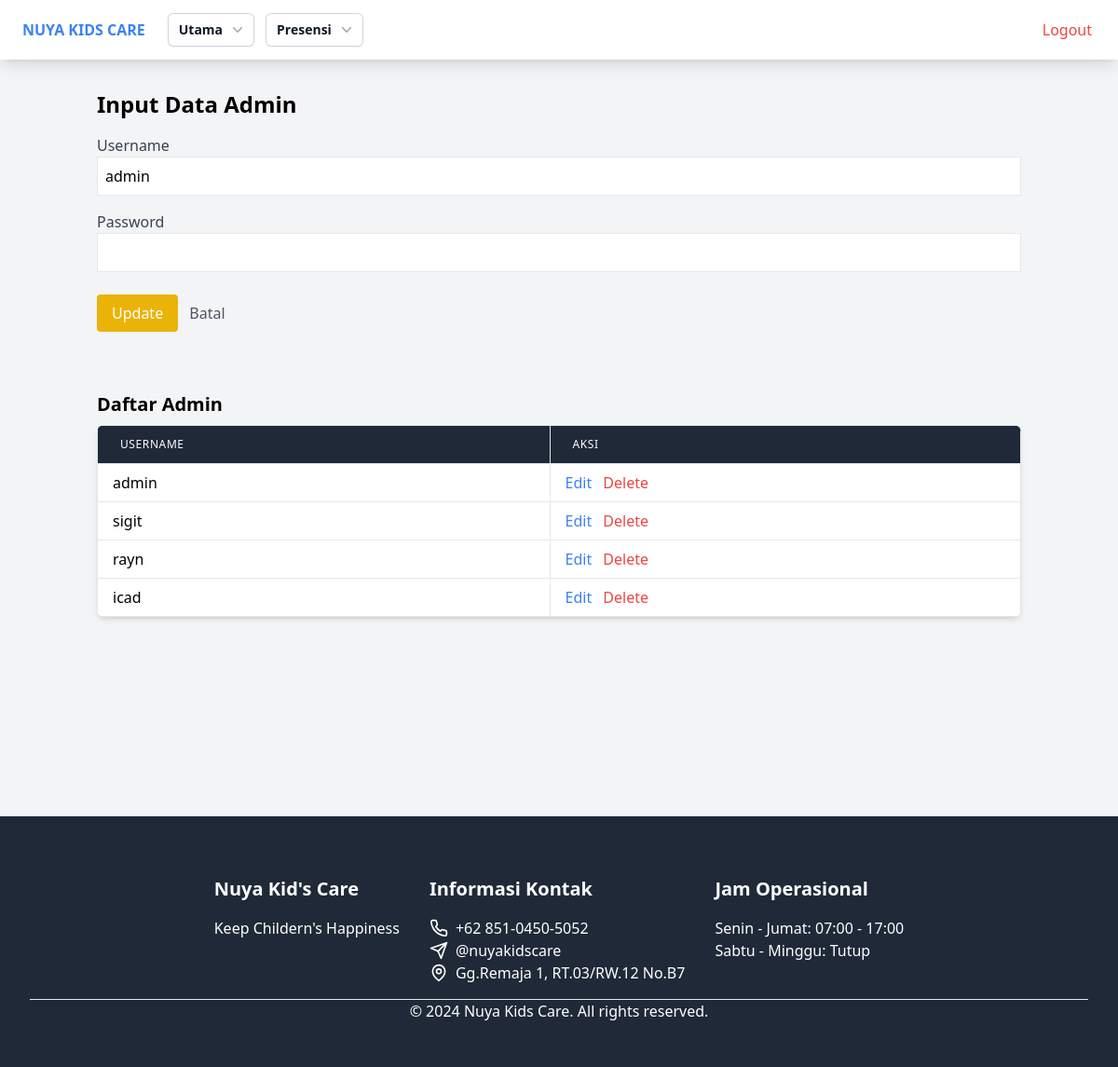
/master/admin.php?edit_id=5 (signed in), run on the app's committed database.
### tables this page shows
CREATE TABLE `users` (
  `id` int NOT NULL,
  `username` varchar(50) NOT NULL,
  `password` varchar(255) NOT NULL,
  `role` enum('admin','user') NOT NULL
);

### master/admin.php (the view, shortened to what this page needs)
<?php
require_once '../db.php';
$stmtAdmin = $pdo->query("SELECT id, username FROM users WHERE role = 'admin'");
$adminList = $stmtAdmin->fetchAll(PDO::FETCH_ASSOC);
$editId = isset($_GET['edit_id']) ? $_GET['edit_id'] : null;
$editUsername = '';
$editPassword = '';
if ($editId) {
    $stmt = $pdo->prepare("SELECT * FROM users WHERE id = ?");
    $stmt->execute([$editId]);
    $admin = $stmt->fetch(PDO::FETCH_ASSOC);
    if ($admin) {
        $editUsername = $admin['username'];
    }
}
?>
<!DOCTYPE html>
<html lang="en">
<head>
    <link href="../output.css" rel="stylesheet">
</head>
<body class="bg-gray-100">
    <div class="container mx-auto">
    <?php include '../navbar.php'; ?>
    </div>
    <div class="container mx-auto p-4">
    <section class="hero py-12">
        <h1 class="text-2xl font-bold mb-4">Input Data Admin</h1>
        <form method="POST" action="admin.php" class="mb-4">
            <?php if ($editId): ?>
                <div class="mb-4">
                    <label for="edit_username" class="block text-gray-700">Username</label>
                    <input type="text" name="edit_username" id="edit_username" class="border p-2 w-full" value="<?php echo $editUsername; ?>" required>
                </div>
                <div class="mb-4">
                    <label for="edit_username" class="block text-gray-700">Password</label>
                    <input type="text" name="edit_password" id="edit_password" class="border p-2 w-full" value="<?php echo $editPassword; ?>" required>
                </div>
                <button type="submit" class="mt-2 bg-yellow-500 text-white px-4 py-2 rounded">Update</button>
                <a href="admin.php" class="ml-2 text-gray-600">Batal</a>
            <?php endif; ?>
        </form>
    </section>
        <div class="mb-4">
            <h2 class="text-xl font-bold mb-2">Daftar Admin</h2>
            <table class="min-w-full divide-y divide-gray-200 shadow-md rounded-lg overflow-hidden">
                <thead class="bg-gray-800">
                    <tr>
                        <th class="border px-6 py-3 text-left text-xs font-medium text-white uppercase tracking-wider">Username</th>
                        <th class="border px-6 py-3 text-left text-xs font-medium text-white uppercase tracking-wider">Aksi</th>
                    </tr>
                </thead>
                <tbody class="bg-white divide-y divide-gray-200">
                    <?php foreach ($adminList as $admin): ?>
                        <tr>
                            <td class="border border-gray-200 px-4 py-2"><?php echo $admin['username']; ?></td>
                            <td class="border border-gray-200 px-4 py-2">
                                <a href="admin.php?edit_id=<?php echo $admin['id']; ?>" class="text-blue-500 hover:text-blue-700">Edit</a>
                                <form method="POST" action="admin.php" class="inline-block" onsubmit="return confirm('Apakah Anda yakin ingin menghapus data admin ini?');">
                                    <button type="submit" class="text-red-500 hover:text-red-700 ml-2">Delete</button>
                                </form>
                            </td>
                        </tr>
                    <?php endforeach; ?>
                </tbody>
            </table>
        </div>
    </div>
    <?php include '../footer.php'; ?>
</body>
</html>

### master/admin.php (style rules this page uses)
.hero { padding-top: 80px; }

### data on the page
users: edit_username "admin", username "admin"
users: username "sigit"
users: username "rayn"
users: username "icad"
